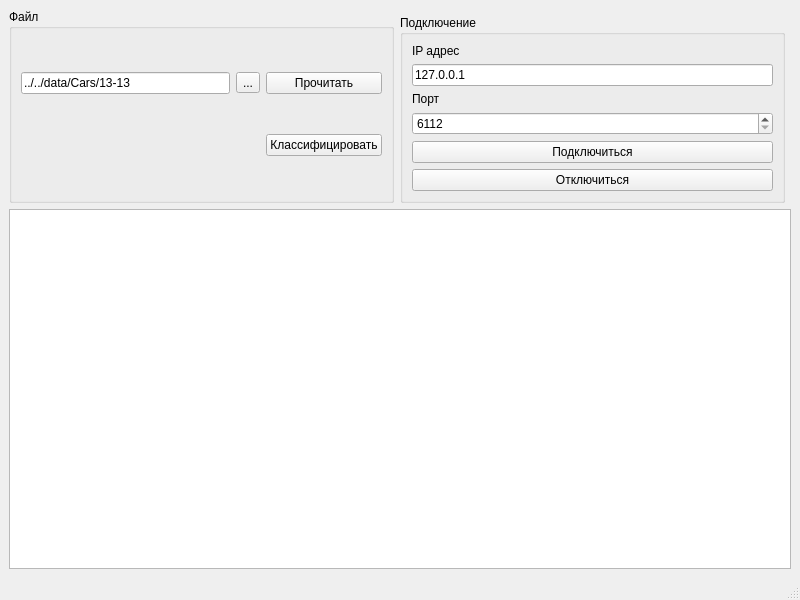
<?xml version="1.0" encoding="UTF-8"?>
<ui version="4.0">
 <class>clientWindow</class>
 <widget class="QMainWindow" name="clientWindow">
  <property name="geometry">
   <rect>
    <x>0</x>
    <y>0</y>
    <width>800</width>
    <height>600</height>
   </rect>
  </property>
  <property name="windowTitle">
   <string>MyClient_app</string>
  </property>
  <widget class="QWidget" name="centralwidget">
   <layout class="QGridLayout" name="gridLayout">
    <item row="1" column="1">
     <widget class="QGroupBox" name="groupBox_2">
      <property name="title">
       <string>Подключение</string>
      </property>
      <layout class="QGridLayout" name="gridLayout_3">
       <item row="2" column="0">
        <widget class="QLabel" name="label">
         <property name="text">
          <string>Порт</string>
         </property>
        </widget>
       </item>
       <item row="1" column="0">
        <widget class="QLineEdit" name="leAdress">
         <property name="text">
          <string>127.0.0.1</string>
         </property>
        </widget>
       </item>
       <item row="0" column="0">
        <widget class="QLabel" name="label_2">
         <property name="text">
          <string>IP адрес</string>
         </property>
        </widget>
       </item>
       <item row="4" column="0">
        <widget class="QPushButton" name="pbConnect">
         <property name="text">
          <string>Подключиться</string>
         </property>
        </widget>
       </item>
       <item row="3" column="0">
        <widget class="QSpinBox" name="sbPort">
         <property name="minimum">
          <number>6112</number>
         </property>
         <property name="maximum">
          <number>60000</number>
         </property>
        </widget>
       </item>
       <item row="5" column="0">
        <widget class="QPushButton" name="pbDisconnect">
         <property name="text">
          <string>Отключиться</string>
         </property>
        </widget>
       </item>
      </layout>
     </widget>
    </item>
    <item row="0" column="0" rowspan="2">
     <widget class="QGroupBox" name="groupBox">
      <property name="title">
       <string>Файл</string>
      </property>
      <layout class="QGridLayout" name="gridLayout_2">
       <item row="0" column="1">
        <widget class="QToolButton" name="tbReadFile">
         <property name="text">
          <string>...</string>
         </property>
        </widget>
       </item>
       <item row="0" column="0">
        <widget class="QLineEdit" name="leFilename">
         <property name="text">
          <string>../../data/Cars/13-13</string>
         </property>
        </widget>
       </item>
       <item row="0" column="2">
        <widget class="QPushButton" name="pbReadFile">
         <property name="text">
          <string>Прочитать</string>
         </property>
        </widget>
       </item>
       <item row="1" column="2">
        <widget class="QPushButton" name="pbClassification">
         <property name="text">
          <string>Классифицировать</string>
         </property>
        </widget>
       </item>
      </layout>
     </widget>
    </item>
    <item row="3" column="0" colspan="3">
     <widget class="QListWidget" name="lwMessages"/>
    </item>
   </layout>
  </widget>
  <widget class="QMenuBar" name="menubar">
   <property name="geometry">
    <rect>
     <x>0</x>
     <y>0</y>
     <width>800</width>
     <height>22</height>
    </rect>
   </property>
  </widget>
  <widget class="QStatusBar" name="statusbar"/>
 </widget>
 <resources/>
 <connections/>
</ui>
